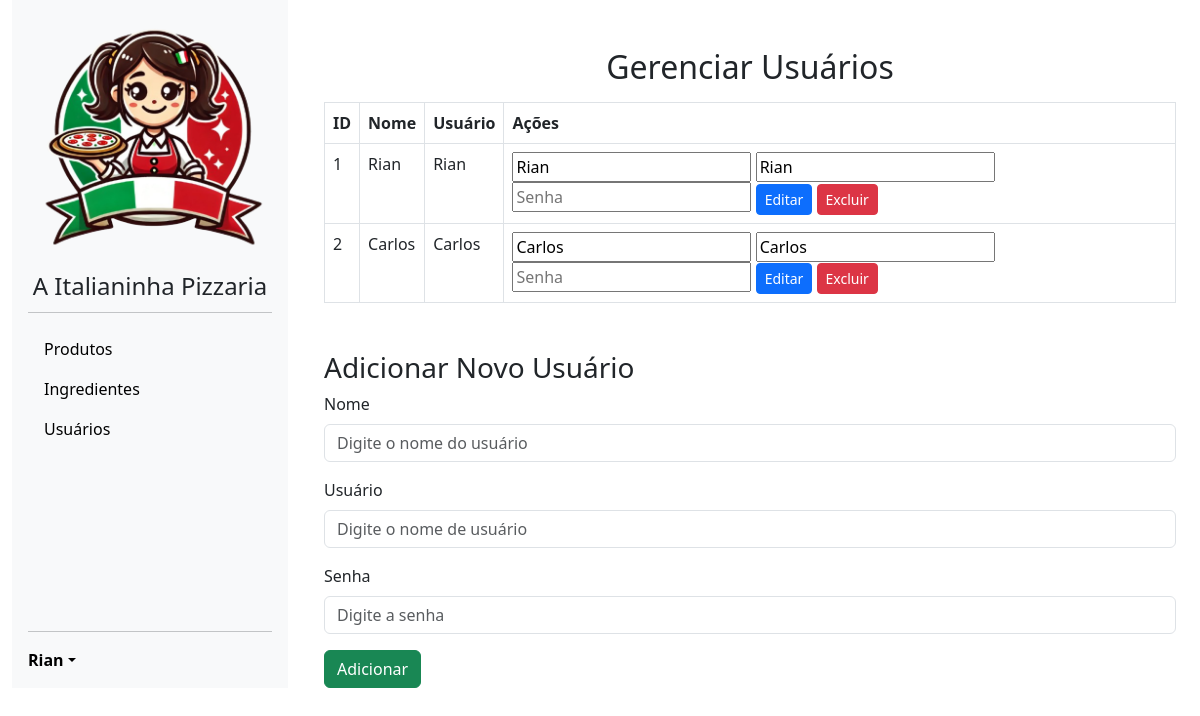
The page /usuarios.php (signed in) on the database its author committed.
### tables this page shows
CREATE TABLE `usuario` (
  `Id_Usuario` int(11) NOT NULL,
  `Nome` varchar(100) DEFAULT NULL,
  `Usuario` varchar(50) NOT NULL,
  `Senha` varchar(60) NOT NULL
);

### web/usuarios.php (called while the page is built, shortened)
<?php
include './components/layout.php';
?>

### web/classes/manipulaUsuario.php (called while the page is built, shortened)
<?php
require_once 'conexaoBanco.php';
class manipulaUsuario
{
    private $conexao;
    public function __construct()
    {
        $this->conexao = new conexaoBanco();
    }
    public function __destruct()
    {
        $this->conexao = null;
    }
    public function listaUsuario()
    {
        $sql = "select * from usuario";
        $stmt = $this->conexao->conectar()->query($sql);
        return $stmt->fetchAll();
    }
}
?>

### web/classes/conexaoBanco.php (called while the page is built)
<?php
class conexaoBanco
{
    private $host = "localhost";
    private $dbname = "banco";
    private $username = "root";
    private $password = "";
    private $conexao;
    public function conectar()
    {
        if ($this->conexao === null)
        {
            try
            {
                $this->conexao = new PDO("mysql:host={$this->host};dbname={$this->dbname}",
                $this->username,
                $this->password
                );
            }
            catch (PDOException $e)
            {
                echo "Erro na conexão: " . $e->getMessage();
                exit;
            }
        }
        return $this->conexao;
    }
}
?>

### web/usuariosContent.php (the view, shortened to what this page needs)
<?php
require_once './classes/manipulaUsuario.php';
$manipula = new manipulaUsuario();
$usuarios = $manipula->listaUsuario();
?>
<!DOCTYPE html>
<html lang="pt-BR">
<head>
    <link rel="stylesheet" href="https://cdn.jsdelivr.net/npm/bootstrap@5.3.0/dist/css/bootstrap.min.css">
</head>
<body>
    <div class="container mt-5">
        <h2 class="text-center">Gerenciar Usuários</h2>
        <table class="table table-bordered mt-3">
            <thead>
                <tr>
                    <th>ID</th>
                    <th>Nome</th>
                    <th>Usuário</th>
                    <th>Ações</th>
                </tr>
            </thead>
            <tbody>
                <?php foreach ($usuarios as $usuario): ?>
                <tr>
                    <td><?= $usuario['Id_Usuario'] ?></td>
                    <td><?= htmlspecialchars($usuario['Nome']) ?></td>
                    <td><?= htmlspecialchars($usuario['Usuario']) ?></td>
                    <td>
                        <form method="post" style="display:inline;">
                            <input type="text" name="nome" placeholder="Nome" required value="<?= $usuario['Nome'] ?>">
                            <input type="text" name="usuario" placeholder="Usuário" required value="<?= $usuario['Usuario'] ?>">
                            <input type="password" name="senha" placeholder="Senha">
                            <button class="btn btn-primary btn-sm">Editar</button>
                        </form>
                        <form method="post" style="display:inline;" onsubmit="event.preventDefault(); confirmarExclusao(this);">
                            <button class="btn btn-danger btn-sm">Excluir</button>
                        </form>
                    </td>
                </tr>
                <?php endforeach; ?>
            </tbody>
        </table>
        <h3 class="mt-5">Adicionar Novo Usuário</h3>
        <form method="post" autocomplete="off">
            <div class="mb-3">
                <label for="nome" class="form-label">Nome</label>
                <input type="text" class="form-control" name="nome" id="nome" placeholder="Digite o nome do usuário" required>
            </div>
            <div class="mb-3">
                <label for="usuario" class="form-label">Usuário</label>
                <input type="text" class="form-control" name="usuario" id="usuario" placeholder="Digite o nome de usuário" required>
            </div>
            <div class="mb-3">
                <label for="senha" class="form-label">Senha</label>
                <input type="password" class="form-control" name="senha" id="senha" placeholder="Digite a senha" required>
            </div>
            <button type="submit" class="btn btn-success">Adicionar</button>
        </form>
    </div>
</body>
</html>

### web/css/sidebar.css (style rules this page uses)
body { min-height: 100vh; min-height: -webkit-fill-available; }
html { height: -webkit-fill-available; }

### rows shown on the page
usuario: Id_Usuario "1", Nome "Rian", Usuario "Rian", nome "Rian", usuario "Rian"
usuario: Id_Usuario "2", Nome "Carlos", Usuario "Carlos", nome "Carlos", usuario "Carlos"

### other values the page prints
$_SESSION['username'] "Rian"
